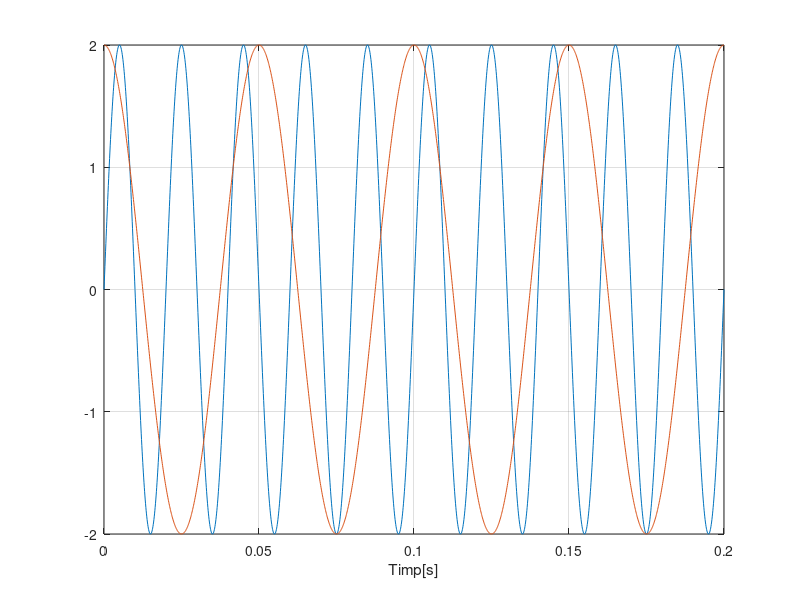

Write the MATLAB code that produced this figure.
F=50;
t=0:0.0001:0.2;
s=2*sin(2*pi*F*t);

% a) Ce se intampla la modificarea pasului de variatie al var. t
%    Cu cat pasul este mai mare, semnalul afisat este mai distorsionat
%    deoarece nu apar suficiente puncte pentru a creea grafiul
%    cu cat pasul se micsoreaza semnalul devine mai clar

F1= 20;
s1=2*cos(2*pi*F1*t);
plot(t,s,t,s1), xlabel('Timp[s]'),grid
